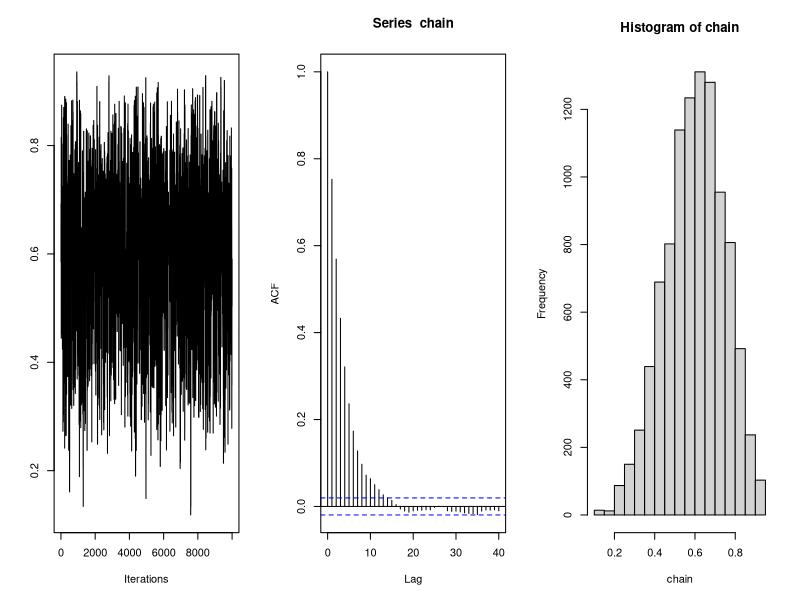
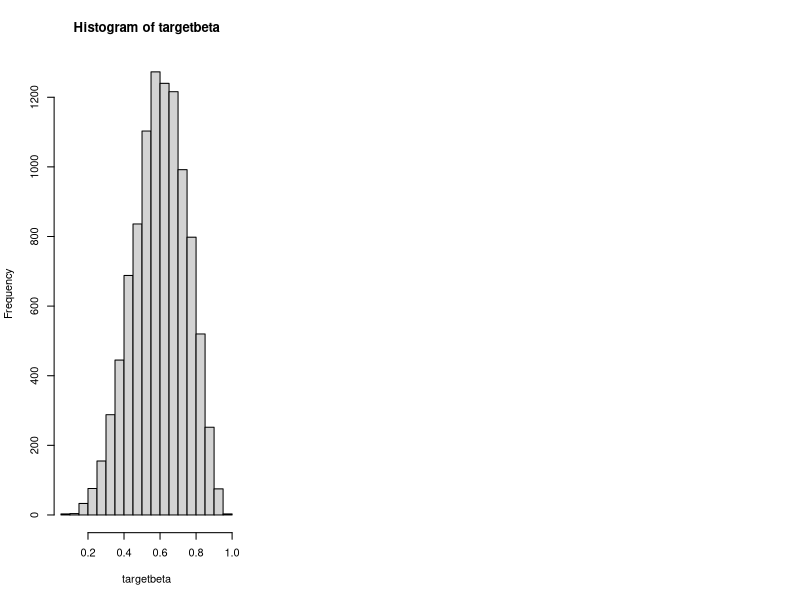
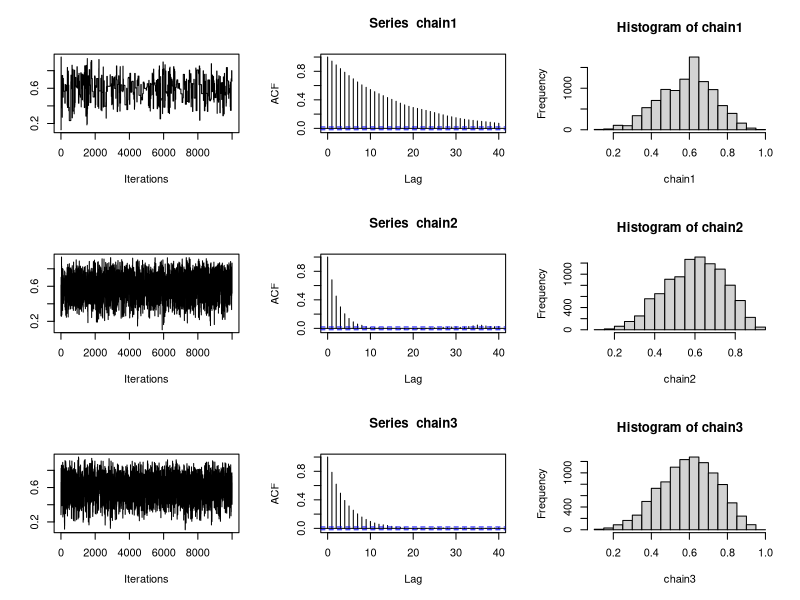

The R script that drew these images, in order:
## ---- chunk 1
set.seed(99)
#prepare for the traceplot in later stages:
library(coda)

#Metropolis Hasting Procedure:
Beta_Metropolis <- function(alpha=6,beta=4,c,iterations){
  chain <- numeric(iterations+1)
  start_value <- runif(1)
  chain[1] <- start_value
  for(i in 1:iterations){
    current_value <- chain[i]
    #proposal function:
    newbeta <- 1
    while (newbeta == 0 | newbeta == 1) {
      newbeta <- rbeta(1, c*current_value, c*(1-current_value))
    }
    #proposal ratio:
    proposal_ratio <- dbeta(current_value, c*newbeta, c*(1-newbeta)) / dbeta(newbeta, c*current_value, c*(1-current_value))
    #posterior ratio: 
    posterior_ratio <- dbeta(newbeta, alpha, beta) / dbeta(current_value, alpha, beta)
    #acceptance ratio:
    if(runif(1) < min(1, posterior_ratio * proposal_ratio)){
      chain[i+1] <- newbeta
    }else{
      chain[i+1] <- current_value
    }
  }
  return(chain)
}
## ---- chunk 2
chain <- Beta_Metropolis(alpha=6,beta=4,c=1,iterations=10000)
par(mfrow=c(1,3))  #1 row, 3 columns
traceplot(as.mcmc(chain)); acf(chain); hist(chain)  #plot commands
#graphical comparison
targetbeta <- rbeta(10000,6,4)
hist(targetbeta)
#numerical comparison - Kolmogorov–Smirnov statistic
ks.test(chain,targetbeta)
## ---- chunk 3
par(mfrow=c(3,3)) 
chain1 <- Beta_Metropolis(alpha=6,beta=4,c=0.1,iterations=10000)
traceplot(as.mcmc(chain1)); acf(chain1); hist(chain1)
chain2 <- Beta_Metropolis(alpha=6,beta=4,c=2.5,iterations=10000)
traceplot(as.mcmc(chain2)); acf(chain2); hist(chain2)
chain3 <- Beta_Metropolis(alpha=6,beta=4,c=10,iterations=10000)
traceplot(as.mcmc(chain3)); acf(chain3); hist(chain3)
